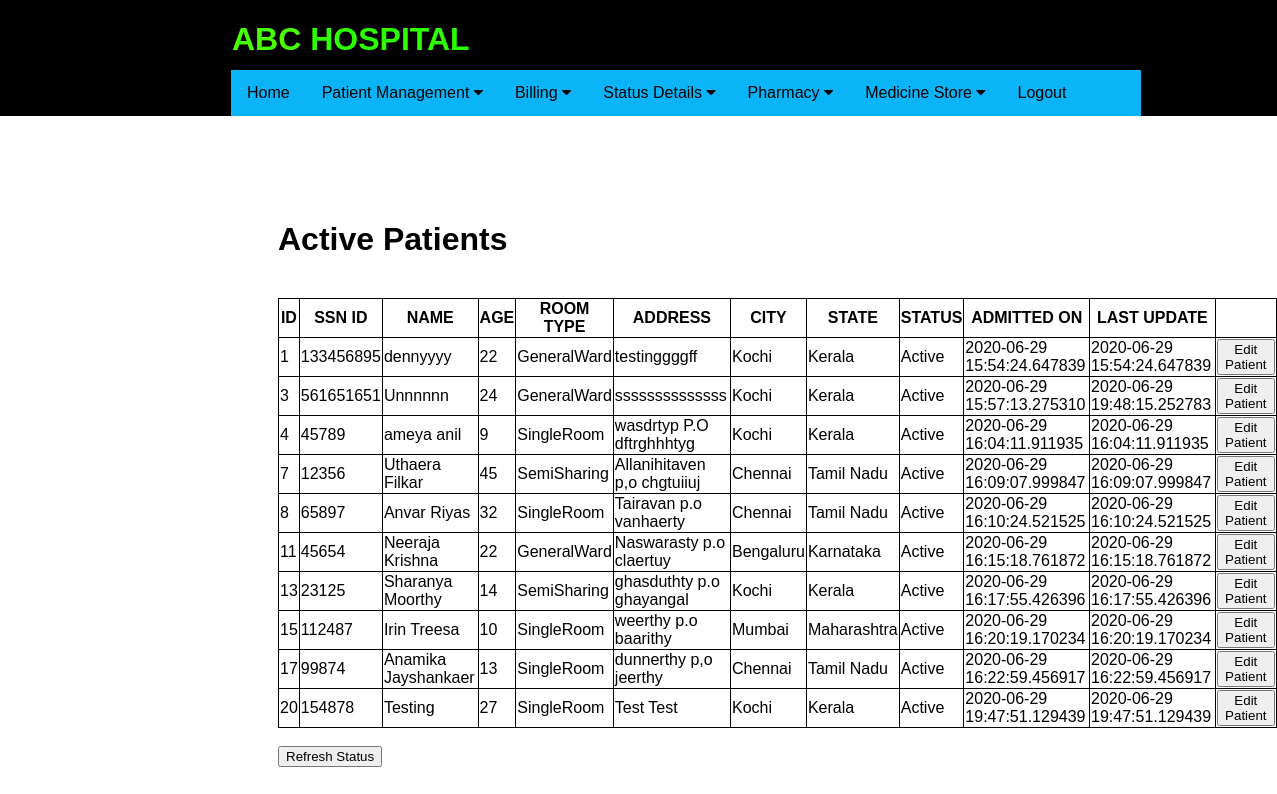
Page /patientscreen (signed in) on the committed database.
### application/routes.py (models this page shows)
class Patients(db.Model):
    __tablename__ = 'patients'
    id = db.Column(db.Integer, primary_key=True)
    ssn_id = db.Column(db.Integer)
    pname = db.Column(db.String(20), nullable=False)
    age = db.Column(db.Integer)
    date = db.Column(db.DateTime, default=datetime.now)
    ldate = db.Column(db.DateTime, default=datetime.now)
    tbed = db.Column(db.String(10))
    address = db.Column(db.String(20))
    city = db.Column(db.String(20))
    state = db.Column(db.String(20))
    status = db.Column(db.String(20))
    children1 = relationship("Diagnostics")

### application/routes.py (the view)
@app.route('/patientscreen')
def patientscreen():
    if 'username' in session:
        pts = Patients.query.filter_by( status = 'Active' )
        print("ptsss",pts)
        if not pts:
            flash('All Patients Discharged')
            return redirect( url_for('update_patient') )
        else:
            print("inside else")
            return render_template('patientscreen.html', pts = pts)
    else:
        flash('You have been logged out. Please login again')
        return redirect( url_for('login') )

### application/templates/patientscreen.html (shortened to what this page needs)
{% extends "layout.html" %}
{% block content %}
<div class="status">
    <h1>Active Patients</h1><br>
    <table border="1">
        <tr>
            <th>ID</th>
            <th>SSN ID</th>
            <th>NAME</th>
            <th>AGE</th>
            <th>ROOM TYPE</th>
            <th>ADDRESS</th>
            <th>CITY</th>
            <th>STATE</th>
            <th>STATUS</th>
            <th>ADMITTED ON</th>
            <th>LAST UPDATE</th>
            <th></th>
        </tr>
        {% for update in pts %}
        <tr>
            <td> {{ update.id }} </td>
            <td> {{ update.ssn_id }} </td>
            <td> {{ update.pname }} </td>
            <td> {{ update.age }} </td>
            <td> {{ update.tbed }} </td>
            <td> {{ update.address }}</td>
            <td> {{ update.city }} </td>
            <td> {{ update.state }} </td>
            <td> {{ update.status }} </td>
            <td> {{ update.date }} </td>
            <td> {{ update.ldate }} </td>
            <td> <button type="button"  onclick="window.location='editpatientdetail/{{ update.id }}'"> Edit Patient </button> </td>
        </tr>
        {% else %}
                <h3>No Active Patients!</h3>
        {% endfor %}
    </table>
    <br>
    <form action="{{ url_for('patientscreen') }}">
    <button type="submit" value="Refresh the list">Refresh Status</button>
    </form>
</div>
{% endblock %}

### application/templates/layout.html (shortened to what this page needs)
<!DOCTYPE html>
<html>
<head>
    <link rel="stylesheet" href="https://cdnjs.cloudflare.com/ajax/libs/font-awesome/4.7.0/css/font-awesome.min.css">
    <link rel="stylesheet" href="{{ url_for('static', filename='css/main.css') }}">
</head>
<body>
    {% include "includes/header.html" %}
    {% block content %} {% endblock %}
</body>
</html>

### application/templates/includes/header.html (shortened to what this page needs)
<header>
    <div class="heading">
        <h1 id="logo" style="color: rgb(72, 255, 0); display: inline-flex;">ABC&nbsp;
            <div style="color: rgb(43, 255, 0); display: inline-flex;">HOSPITAL</div>
        </h1>
    </div>
    <div class="links">
        <nav class="navbar">
            <div class="home"><a href="{{ url_for('home') }}">Home</a></div>
            <div class="dropdown">
                <button class="dropbtn">Patient Management
                    <i class="fa fa-caret-down"></i>
                </button>
            </div>
            <div class="dropdown">
                <button class="dropbtn">Billing
                    <i class="fa fa-caret-down"></i>
                </button>
            </div>
            <div class="dropdown">
                <button class="dropbtn">Status Details
                    <i class="fa fa-caret-down"></i>
                </button>
            </div>
            <div class="dropdown">
                <button class="dropbtn">Pharmacy
                    <i class="fa fa-caret-down"></i>
                </button>
            </div>
            <div class="dropdown">
                <button class="dropbtn">Medicine Store
                    <i class="fa fa-caret-down"></i>
                </button>
            </div>
            <div class="logout"><a href="{{ url_for('logout') }}">Logout</a></div>
        </nav>
    </div>
</header>

### application/static/css/main.css (style rules this page uses)
header { background-color: black; height: 116px; position: absolute; top: 0; left: 0; width: 100%; }
html { overflow-y: scroll; overflow-x: hidden; }
body { font-family: Arial, Helvetica, sans-serif; height: 100%; display: flex; flex-direction: column; }
#logo { color: rgb(7, 162, 252); display: inline-flex; position: absolute; left: 232px; }
.navbar { overflow: hidden; background-color: rgb(11, 180, 247); }
.navbar a { float: left; font-size: 16px; color: black; text-align: center; padding: 14px 16px; text-decoration: none; }
.dropdown { float: left; overflow: hidden; }
.dropdown .dropbtn { font-size: 16px; border: none; outline: none; color: black; padding: 14px 16px; background-color: inherit; font-family: inherit; margin: 0; }
.links { width: 910px; position: absolute; left: 231px; top: 70px; }
table, th, td { border: 1px solid black; border-collapse: collapse; }
.status { position: absolute; top: 200px; left: 278px; }

### rows in the picture
Patients: id "1", ssn_id "133456895", pname "dennyyyy", age "22", tbed "GeneralWard", address "testinggggff", city "Kochi", state "Kerala", status "Active", date "2020-06-29 15:54:24.647839", ldate "2020-06-29 15:54:24.647839"
Patients: id "3", ssn_id "561651651", pname "Unnnnnn", age "24", tbed "GeneralWard", address "ssssssssssssss", city "Kochi", state "Kerala", status "Active", date "2020-06-29 15:57:13.275310", ldate "2020-06-29 19:48:15.252783"
Patients: id "4", ssn_id "45789", pname "ameya anil", age "9", tbed "SingleRoom", address "wasdrtyp P.O dftrghhhtyg", city "Kochi", state "Kerala", status "Active", date "2020-06-29 16:04:11.911935", ldate "2020-06-29 16:04:11.911935"
Patients: id "7", ssn_id "12356", pname "Uthaera Filkar", age "45", tbed "SemiSharing", address "Allanihitaven p,o chgtuiiuj", city "Chennai", state "Tamil Nadu", status "Active", date "2020-06-29 16:09:07.999847", ldate "2020-06-29 16:09:07.999847"
Patients: id "8", ssn_id "65897", pname "Anvar Riyas", age "32", tbed "SingleRoom", address "Tairavan p.o vanhaerty", city "Chennai", state "Tamil Nadu", status "Active", date "2020-06-29 16:10:24.521525", ldate "2020-06-29 16:10:24.521525"
Patients: id "11", ssn_id "45654", pname "Neeraja Krishna", age "22", tbed "GeneralWard", address "Naswarasty p.o claertuy", city "Bengaluru", state "Karnataka", status "Active", date "2020-06-29 16:15:18.761872", ldate "2020-06-29 16:15:18.761872"
Patients: id "13", ssn_id "23125", pname "Sharanya Moorthy", age "14", tbed "SemiSharing", address "ghasduthty p.o ghayangal", city "Kochi", state "Kerala", status "Active", date "2020-06-29 16:17:55.426396", ldate "2020-06-29 16:17:55.426396"
Patients: id "15", ssn_id "112487", pname "Irin Treesa", age "10", tbed "SingleRoom", address "weerthy p.o baarithy", city "Mumbai", state "Maharashtra", status "Active", date "2020-06-29 16:20:19.170234", ldate "2020-06-29 16:20:19.170234"
Patients: id "17", ssn_id "99874", pname "Anamika Jayshankaer", age "13", tbed "SingleRoom", address "dunnerthy p,o jeerthy", city "Chennai", state "Tamil Nadu", status "Active", date "2020-06-29 16:22:59.456917", ldate "2020-06-29 16:22:59.456917"
Patients: id "20", ssn_id "154878", pname "Testing", age "27", tbed "SingleRoom", address "Test Test", city "Kochi", state "Kerala", status "Active", date "2020-06-29 19:47:51.129439", ldate "2020-06-29 19:47:51.129439"
